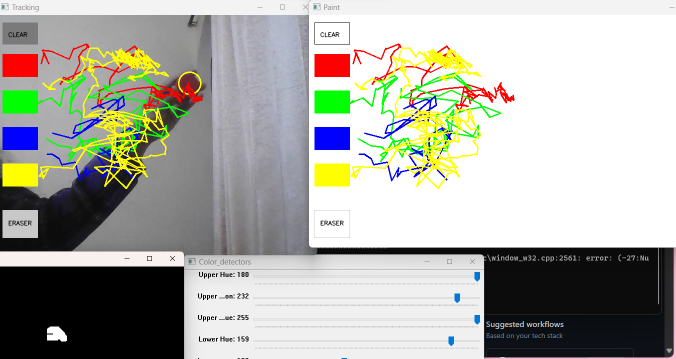
#> input picture air canvas.png, 1352 x 718 px, given in place of the camera (shown at 1/2 size)
$ python main_code.py
#> lines starting #> are read from the running program, lines starting #| are printed output that depends on the picture; after the words box and inside, x2 and y2 are one past the last pixel; in counts of white or black regions, pixels touching at a corner belong together
import numpy as np
import cv2
from collections import deque


def setValues(x):
    pass


cv2.namedWindow("Color_detectors", cv2.WINDOW_NORMAL)
cv2.resizeWindow("Color_detectors", 600, 400)

cv2.createTrackbar("Upper Hue", "Color_detectors", 180, 180, setValues)
cv2.createTrackbar("Upper Saturation", "Color_detectors", 232, 255, setValues)
cv2.createTrackbar("Upper Value", "Color_detectors", 255, 255, setValues)
cv2.createTrackbar("Lower Hue", "Color_detectors", 159, 180, setValues)
cv2.createTrackbar("Lower Saturation", "Color_detectors", 102, 255, setValues)
cv2.createTrackbar("Lower Value", "Color_detectors", 12, 255, setValues)


bpoints = [deque(maxlen=512)]
gpoints = [deque(maxlen=512)]
rpoints = [deque(maxlen=512)]
ypoints = [deque(maxlen=512)]


blue_index = 0
green_index = 0
red_index = 0
yellow_index = 0


kernel = np.ones((5, 5), np.uint8)

colors = [(0, 0, 255), (0, 255, 0), (255, 0, 0), (0, 255, 255)]
colorIndex = -1


eraser_mode = False


paintWindow = np.zeros((465, 840, 3), dtype=np.uint8) + 255


for i, color in enumerate(colors):
    y_coord = 78 + i * 73
    paintWindow = cv2.rectangle(paintWindow, (11, y_coord), (81, y_coord + 45), color, -1)


paintWindow = cv2.rectangle(paintWindow, (11, 15), (81, 58), (0, 0, 0), 1)
paintWindow = cv2.rectangle(paintWindow, (11, 390), (81, 445), (200, 200, 200), 1)


cv2.putText(paintWindow, "CLEAR", (22, 43), cv2.FONT_HERSHEY_SIMPLEX, 0.4, (0, 0, 0), 1, cv2.LINE_AA)
cv2.putText(paintWindow, "ERASER", (22, 420), cv2.FONT_HERSHEY_SIMPLEX, 0.4, (0, 0, 0), 1, cv2.LINE_AA)


cap = cv2.VideoCapture(0)

points = [bpoints, gpoints, rpoints, ypoints]


while True:
    ret, frame = cap.read()
#> frame is the input picture: shape (718, 1352, 3); mean B, G, R 165.5, 173.3, 172.6
    frame = cv2.flip(frame, 1)
    hsv = cv2.cvtColor(frame, cv2.COLOR_BGR2HSV)
#> hsv: shape (718, 1352, 3); mean H, S, V 26.5, 26.5, 181.9


    u_hue = cv2.getTrackbarPos("Upper Hue", "Color_detectors")
    u_saturation = cv2.getTrackbarPos("Upper Saturation", "Color_detectors")
    u_value = cv2.getTrackbarPos("Upper Value", "Color_detectors")
    l_hue = cv2.getTrackbarPos("Lower Hue", "Color_detectors")
    l_saturation = cv2.getTrackbarPos("Lower Saturation", "Color_detectors")
    l_value = cv2.getTrackbarPos("Lower Value", "Color_detectors")
    Upper_hsv = np.array([u_hue, u_saturation, u_value])
    Lower_hsv = np.array([l_hue, l_saturation, l_value])

    frame = cv2.rectangle(frame, (11, 15), (81, 58), (122, 122, 122), -1)
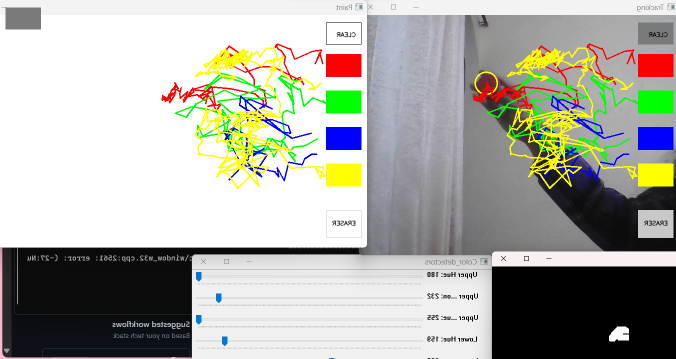
#> frame: shape (718, 1352, 3) (shown at 1/2 size); mean B, G, R 165.1, 172.9, 172.2
    for i, color in enumerate(colors):
        y_coord = 78 + i * 73
        frame = cv2.rectangle(frame, (11, y_coord), (81, y_coord + 45), color, -1)
#> this loop made 4 passes
#> pass 1, `frame = cv2.rectangle(frame, (11, y_coord), (81, y_coord + 45), color,..`:
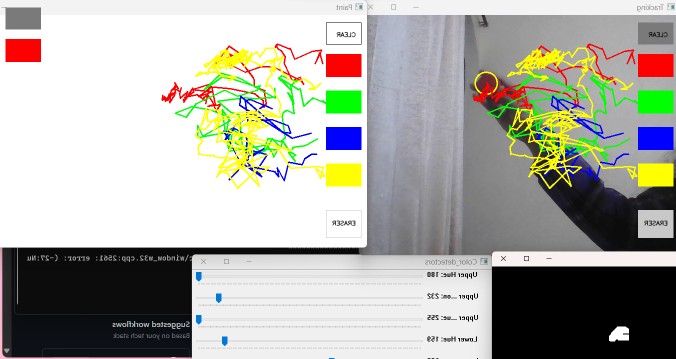
#> frame: shape (718, 1352, 3) (shown at 1/2 size); 0.34% of pixels changed, all inside (x1, y1, x2, y2) = (11, 78, 82, 124)
#> after the loop:
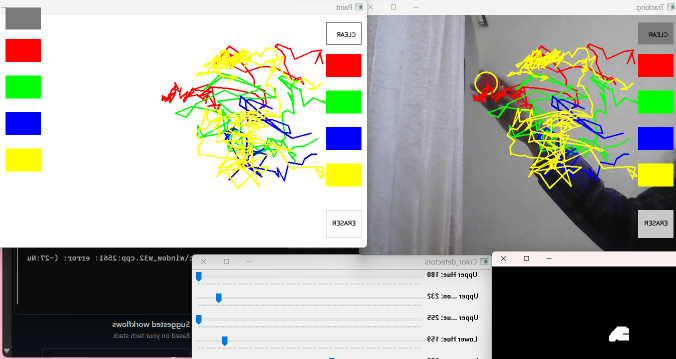
#> frame: shape (718, 1352, 3) (shown at 1/2 size); mean B, G, R 162.5, 171.2, 170.5

    frame = cv2.rectangle(frame, (11, 390), (81, 445), (200, 200, 200), -1)
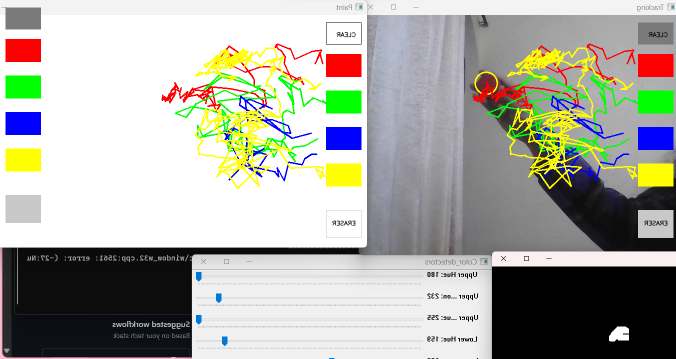
#> frame: shape (718, 1352, 3) (shown at 1/2 size); 0.41% of pixels changed, all inside (x1, y1, x2, y2) = (11, 390, 82, 446)

    cv2.putText(frame, "CLEAR", (22, 43), cv2.FONT_HERSHEY_SIMPLEX, 0.4, (0, 0, 0), 1, cv2.LINE_AA)
#> frame: shape (718, 1352, 3); 0.03% of pixels changed, all inside (x1, y1, x2, y2) = (22, 34, 61, 45)
    cv2.putText(frame, "ERASER", (22, 420), cv2.FONT_HERSHEY_SIMPLEX, 0.4, (0, 0, 0), 1, cv2.LINE_AA)
#> frame: shape (718, 1352, 3); mean B, G, R 162.2, 170.9, 170.2


    Mask = cv2.inRange(hsv, Lower_hsv, Upper_hsv)
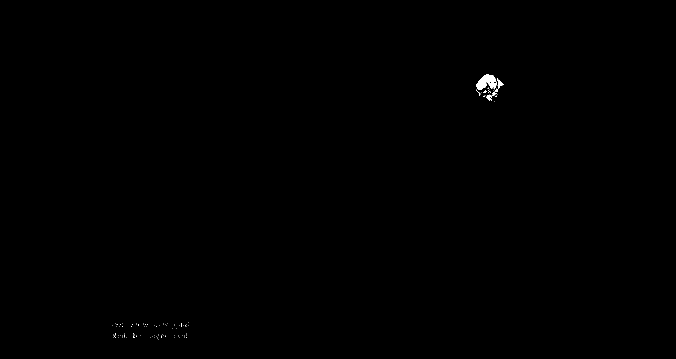
#> Mask: shape (718, 1352) (shown at 1/2 size); 0.14% white; 93 white regions (89 under 20 px), largest, box (x1, y1, x2, y2) and area: (952, 148, 993, 180) 830, (985, 156, 1008, 192) 188, (972, 189, 984, 202) 90, (952, 179, 961, 192) 26
    Mask = cv2.erode(Mask, kernel, iterations=1)
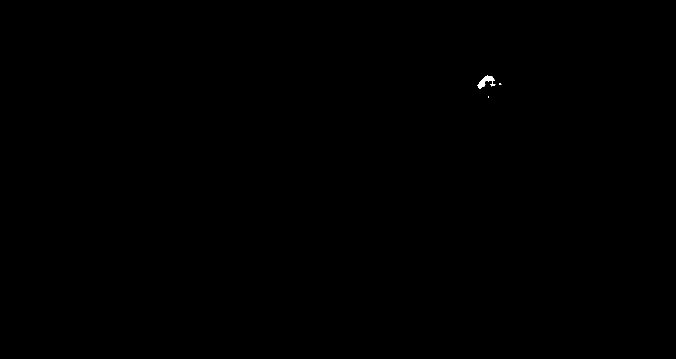
#> Mask: shape (718, 1352) (shown at 1/2 size); 0.05% white; 3 white regions (2 under 20 px), largest, box (x1, y1, x2, y2) and area: (955, 151, 991, 178) 437
    Mask = cv2.morphologyEx(Mask, cv2.MORPH_OPEN, kernel)
#> Mask: shape (718, 1352); 0.04% white; 1 white region, box (x1, y1, x2, y2) and area: (956, 152, 988, 176) 370
    Mask = cv2.dilate(Mask, kernel, iterations=1)
#> Mask: shape (718, 1352); 0.06% white; 1 white region

    cnts, _ = cv2.findContours(Mask.copy(), cv2.RETR_EXTERNAL, cv2.CHAIN_APPROX_SIMPLE)
#> cnts = 1 contour; box (x1, y1, x2, y2) and area: (954, 150, 990, 178) 556
    center = None


    if len(cnts) > 0:
        cnt = sorted(cnts, key=cv2.contourArea, reverse=True)[0]
#> cnt = contour of 38 points, box (x1, y1, x2, y2) (954, 150, 990, 178), area 556
        ((x, y), radius) = cv2.minEnclosingCircle(cnt)
#> x = 971.4; y = 165.1; radius = 20.28
        cv2.circle(frame, (int(x), int(y)), int(radius), (0, 255, 255), 2)
#> frame: shape (718, 1352, 3); mean B, G, R 162.2, 170.9, 170.3

        M = cv2.moments(cnt)
#> M = moments, m00 555.5, centre m10/m00, m01/m00 = (970, 162.1)
        if M['m00'] != 0:
            center = (int(M['m10'] / M['m00']), int(M['m01'] / M['m00']))
#> center = (969, 162)


        if center is not None and center[0] <= 81:
            if 15 <= center[1] <= 58:
                for points_list in points:
                    points_list.append(deque(maxlen=512))
                blue_index = green_index = red_index = yellow_index = 0
                paintWindow[:, 81:, :] = 255
            elif 390 <= center[1] <= 445:
                eraser_mode = not eraser_mode
                status = "ERASER ON" if eraser_mode else "ERASER OFF"
                cv2.putText(frame, status, (220, 50), cv2.FONT_HERSHEY_SIMPLEX, 1, (0, 0, 0), 2, cv2.LINE_AA)
            else:
                for i in range(len(colors)):
                    y_coord = 78 + i * 73
                    if y_coord <= center[1] <= y_coord + 45:
                        colorIndex = i
                        break

        elif center is not None and eraser_mode:

            for i in range(len(points)):
                for j in range(len(points[i])):
                    for k in range(len(points[i][j])):
                        if points[i][j][k] is not None:
                            point = tuple(map(int, points[i][j][k]))
                            distance = np.linalg.norm(np.array(point) - np.array(center))
                            if distance < 20:
                                points[i][j][k] = None
                                paintWindow = cv2.circle(paintWindow, point, 20, (255, 255, 255), -1)
        elif center is not None and colorIndex >= 0:

            points[colorIndex][blue_index].appendleft(center)

    else:
        for points_list in points:
            points_list.append(deque(maxlen=512))
        blue_index = green_index = red_index = yellow_index = 0

    for i in range(len(points)):
        for j in range(len(points[i])):
            for k in range(1, len(points[i][j])):
                if points[i][j][k - 1] is not None and points[i][j][k] is not None:
                    cv2.line(frame, points[i][j][k - 1], points[i][j][k], colors[i], 2)
                    cv2.line(paintWindow, points[i][j][k - 1], points[i][j][k], colors[i], 2)
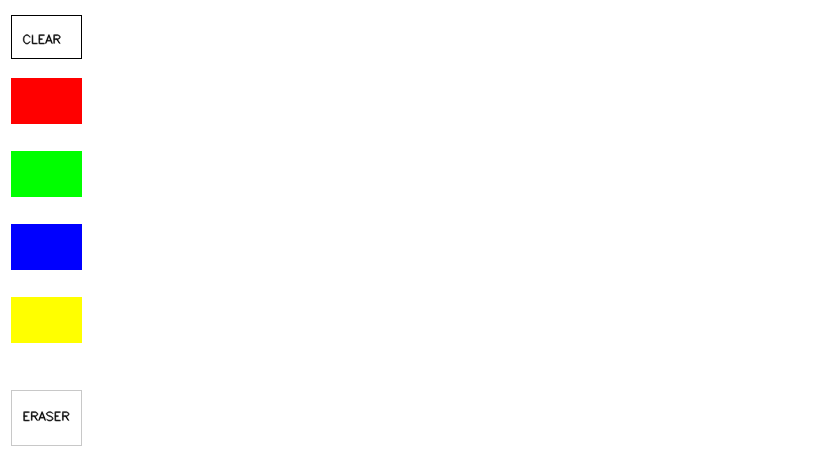
#> paintWindow: shape (465, 840, 3); mean B, G, R 248.2, 250.3, 250.3

    cv2.imshow("Tracking", frame)
    cv2.imshow("Paint", paintWindow)
    cv2.imshow("mask", Mask)


    if cv2.waitKey(1) & 0xFF == ord("q"):
#> (key q is pressed here)
        break


cap.release()
cv2.destroyAllWindows()
